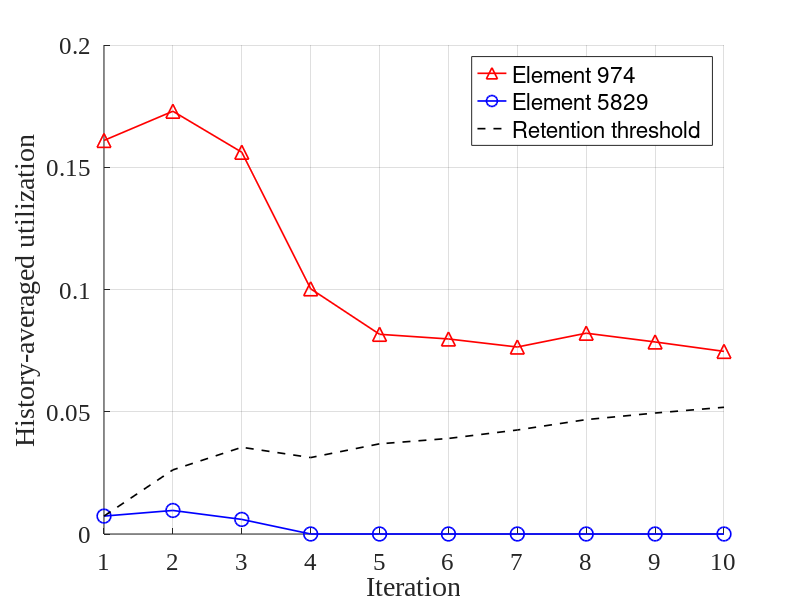

This chart was generated by the following MATLAB code:
clear
clc
close

%%
Score_974 = load('Fig_6c_Score974.txt');
Score_5829 = load('Fig_6c_Score5829.txt');
Threshold = load('Fig_6c_Threshold.txt');
iteration = 1:1:10;

figure()
hold on
plot(iteration,Score_974,'r-^','Linewidth',1.2,'MarkerSize',10)
plot(iteration,Score_5829,'b-o','Linewidth',1.2,'MarkerSize',10)
plot(iteration,Threshold,'k--','Linewidth',1.2,'MarkerSize',10)

xlim([1 10])
xticks([1:1:10])
% ylim([-2 8])
% yticks([-2:1:8])

legend('Element 974','Element 5829','Retention threshold','Location','Best')
xlabel('Iteration')
ylabel('History-averaged utilization')

set(gca,'FontName','Times New Roman','FontSize',18)
set(gcf,'Position',[446   475   560   400])
grid on
